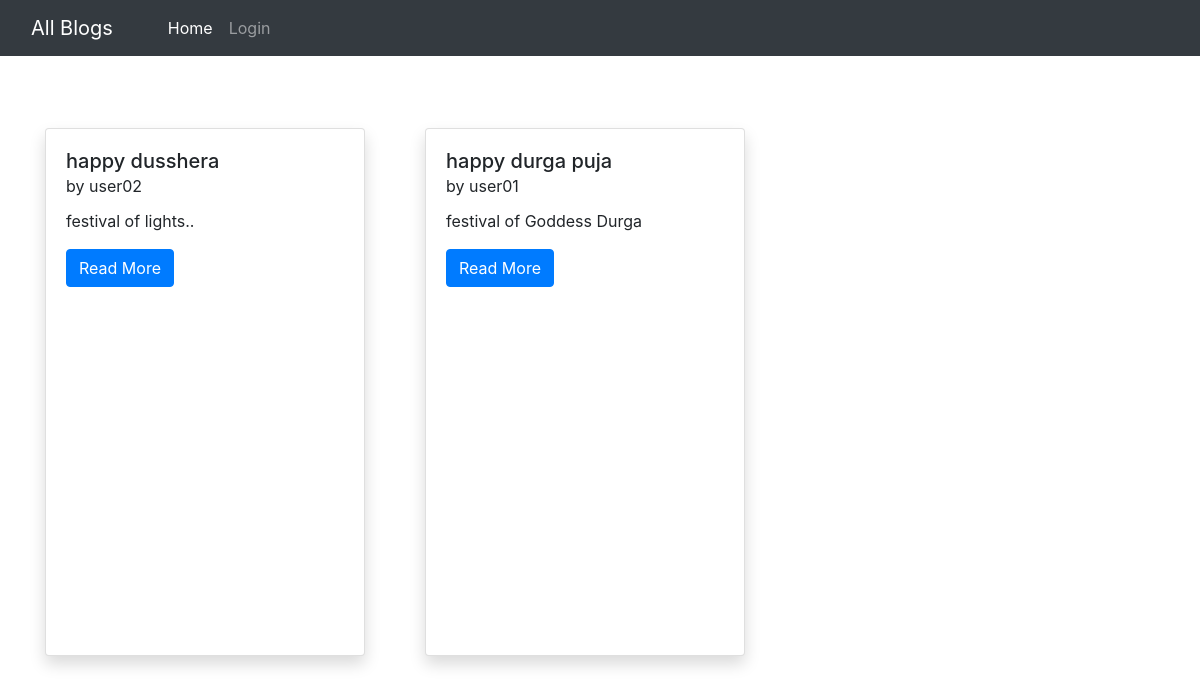
Before: / with the older database file.
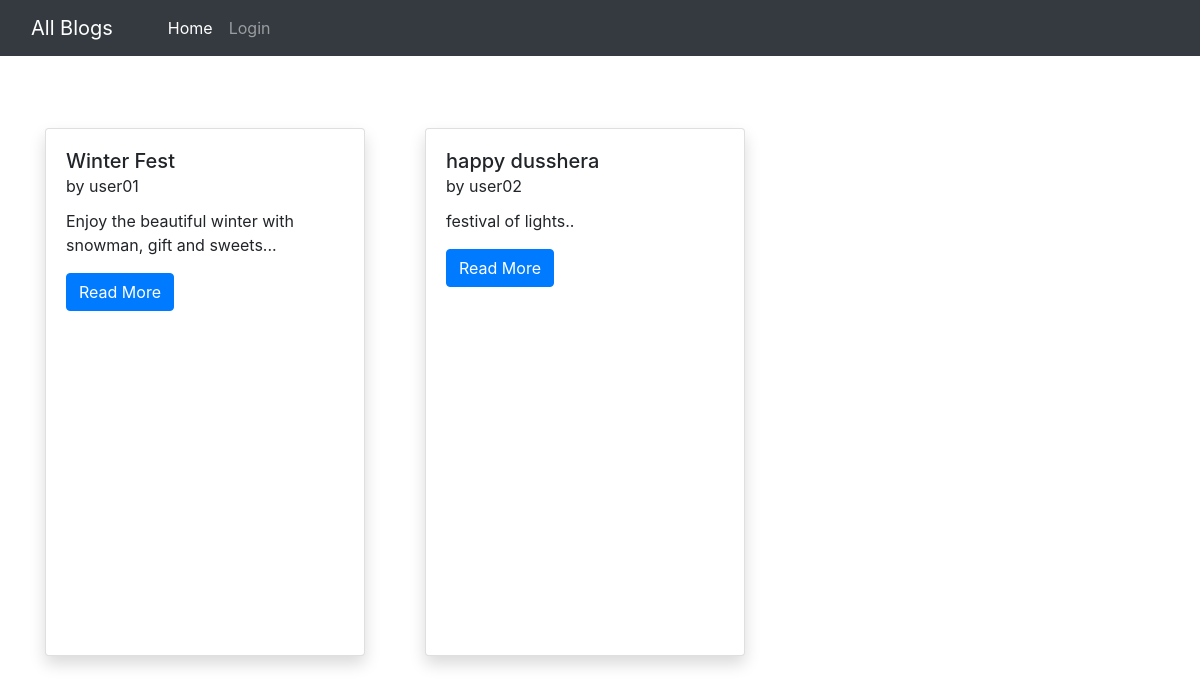
After: the same page with the newer database file.
### blog/models.py (models this page shows, shortened)
class Post(models.Model):
    title=models.CharField(max_length=255)
    slug = models.SlugField(max_length=200, unique=True)
    author= models.ForeignKey(User, on_delete=models.CASCADE)
    content=models.TextField()
    created_on = models.DateTimeField(auto_now_add=True)
    updated_on = models.DateTimeField(auto_now= True)
    published = models.BooleanField(default=False)
    category = models.ForeignKey(Category, null=True, blank=True, on_delete=models.SET_NULL)
    class Meta:
        ordering = ['-created_on']

### blog/views.py (the view)
# urls.py: path("", PostList.as_view(), name="blogs"),
class PostList(generic.ListView):
    queryset = Post.objects.order_by('-created_on')
    template_name = 'dashboard.html'
    def get_context_data(self, *args, object_list=None, **kwargs):
        super_context = super().get_context_data(*args, object_list=object_list, **kwargs)
        super_context.update({'posts':super_context.get('object_list')})
        return super_context
    def get_queryset(self):
        queryset = super().get_queryset()
        if not self.request.user.is_authenticated:
            queryset = queryset.filter(published=True)
        else:
            queryset = queryset.exclude(~Q(published=True) & ~Q(author=self.request.user))
        return queryset

### templates/dashboard.html (shortened to what this page needs)
{% extends 'base.html' %}
{% block dashboardactive %} active {% endblock dashboardactive %}
{% block body %}
<div class="container mt-5 mb-3">
    <div class="row">
        {% for post in posts %}
        <div class="col-lg-4 my-4">
            <div class="card shadow" style="width: 20rem; height: 33rem;">
                <div class="card-body">
                  <h5 class="card-title">{{post.title}} <br><small>by {{post.author}} {% if not post.published %}(Hidden){% endif %}</small></h5>
                  <p class="card-text">{{post.content| truncatechars:210}}</p>
                  {% if user.is_superuser or user.id == post.author.id %}
                  <a href="/post/{{post.slug}}/edit" class="btn btn-primary">
                  Edit
                  </a>
                  {% else %}
                  <a href="/post/{{post.slug}}" class="btn btn-primary">
                  Read More
                  </a>
                    {% endif %}
                </div>
              </div>
        </div>
        {% endfor %}
    </div>
</div>
{% endblock %}

### templates/base.html (shortened to what this page needs)
<!doctype html>
<html lang="en">
  <head>
    <link href="//maxcdn.bootstrapcdn.com/bootstrap/4.1.1/css/bootstrap.min.css" rel="stylesheet" id="bootstrap-css">
    <link href="https://cdn.jsdelivr.net/npm/bootstrap@5.0.2/dist/css/bootstrap.min.css" rel="stylesheet">
    <link rel="stylesheet" href="https://maxcdn.bootstrapcdn.com/bootstrap/4.0.0/css/bootstrap.min.css">
  </head>
  <body>
    <nav class="navbar navbar-expand-lg navbar-dark bg-dark sticky-top">
        <div class="container-fluid">
          <a class="navbar-brand" href="#">All Blogs</a>
          <div class="collapse navbar-collapse" id="navbarSupportedContent">
          <div class="container mx-3">
            <ul class="navbar-nav me-auto mb-2 mb-lg-0">
              <li class="nav-item">
                <a class="nav-link {% block dashboardactive %} {% endblock dashboardactive %}" aria-current="page" href="/">Home</a>
              </li>
              {% if user.is_authenticated %}
              <li class="nav-item">
                <a class="nav-link {% block add_blogs_active %} {% endblock add_blogs_active %}" href="/post/add">Add a post</a>
              </li>
              <li class="nav-item">
                <a class="nav-link active" href="#">
                  <div class="text-reset">Hello {{request.user}}</div>
                  </a>
              </li>
              <li class="nav-item">
                <a class="nav-link" href="/logout/">Logout</a>
              </li>
              {% else %}
               <li class="nav-item">
                <a class="nav-link {% block loginactive %} {% endblock loginactive %}" href="/login/">Login</a>
              </li>
              {% endif %}
            </ul>
            </div>
          </div>
        </div>
      </nav>
      {% block body %}
      {% endblock body %}
</body>
</html>

Changed rows visible on the page:
no longer on this page (row edited): Post: title "happy durga puja", author "user01", content "festival of Goddess Durga"
added Post: title "Winter Fest", author "user01", content "Enjoy the beautiful winter with snowman, gift and sweets..."
